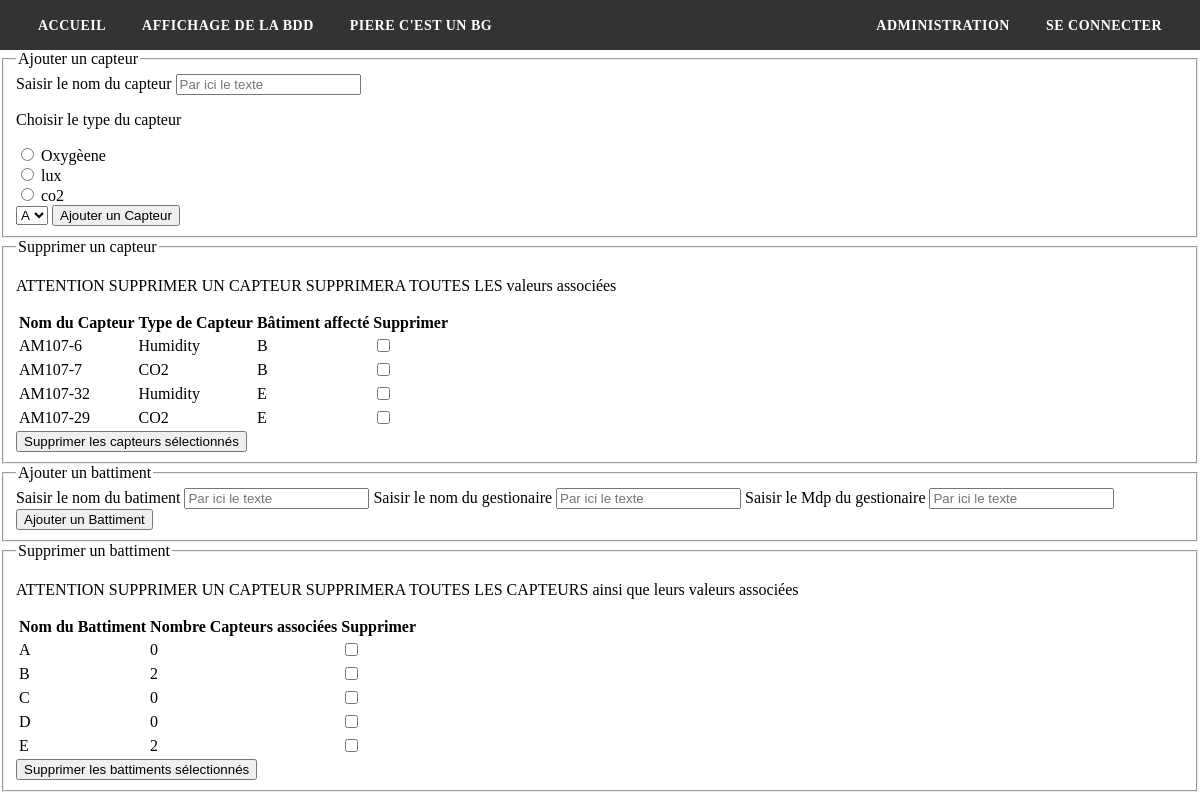
The app's page /admin.php with its own data.
### tables this page shows
CREATE TABLE `capteur` (
  `id_capteur` varchar(16) NOT NULL,
  `nom_capteur` varchar(9) NOT NULL,
  `type_capteur` varchar(20) NOT NULL,
  `Salle` varchar(4) NOT NULL,
  `id_batiment` int(1) NOT NULL
);

CREATE TABLE `batiment` (
  `id_batiment` int(1) NOT NULL,
  `nom_bat` varchar(1) NOT NULL,
  `login_gest` varchar(50) NOT NULL,
  `mdp_gest` varchar(50) NOT NULL
);

### admin.php (the view, shortened to what this page needs)
<!DOCTYPE html>
<html lang="en">
<head>
    <link rel="stylesheet" href="styles/style.css">
</head>
<body>
    <?php require('header.php');?>
    <fieldset>
        <legend>Ajouter un capteur</legend>
    <form method="POST" action="script_admin.php">
        <label for="nom_capteur">Saisir le nom du capteur</label>
        <input type="texte" name="nom_capteur" placeholder="Par ici le texte" required>
        <p>Choisir le type du capteur</p>
        <input type="radio" name="type_capteur" value="oxygene" required>
        <label for="oxygene">Oxygèene</label><br>
        <input type="radio" name="type_capteur" value="lux">
        <label for="lux">lux</label><br>
        <input type="radio" name="type_capteur" value="co2">
        <label for="co2">co2</label><br>
        <select name="nom_bat" required>
        <?php
            require('connexion_bdd.php');
            $requeteBattiment = mysqli_query($connexion, "SELECT nom_bat, id_batiment FROM batiment");
            while ($ligne = mysqli_fetch_assoc($requeteBattiment)) {
                $nomBatiment = $ligne['nom_bat'];
                $idBatiment = $ligne['id_batiment'];
                echo '<option value="' . $idBatiment . '">' . $nomBatiment . '</option>';
            }
        ?>
        </select>
        <input type="submit" name="submit_ajouter_capteur" value="Ajouter un Capteur">
    </form>
    </fieldset>
    <fieldset>
        <legend>Supprimer un capteur</legend>
            <p>ATTENTION SUPPRIMER UN CAPTEUR SUPPRIMERA TOUTES LES valeurs associées</p>
    <form method="POST" action="script_admin.php">
  <table>
    <tr>
      <th>Nom du Capteur</th>
      <th>Type de Capteur</th>
      <th>Bâtiment affecté</th>
      <th>Supprimer</th>
    </tr>
    <?php
    require('connexion_bdd.php');
    $sql = "SELECT capteur.id_capteur, capteur.nom_capteur, capteur.type_capteur, batt.nom_bat
            FROM capteur
            INNER JOIN batiment batt ON capteur.id_batiment = batt.id_batiment";
    $ToutLesCapteurs = mysqli_query($connexion, $sql);
    while ($ligne = mysqli_fetch_assoc($ToutLesCapteurs)) {
        $idCapteur = $ligne['id_capteur'];
        $nomCapteur = $ligne['nom_capteur'];
        $typeCapteur = $ligne['type_capteur'];
        $nomBatiment = $ligne['nom_bat'];
        echo "<tr>";
        echo "<td>" . $nomCapteur . "</td>";
        echo "<td>" . $typeCapteur . "</td>";
        echo "<td>" . $nomBatiment . "</td>";
        echo "<td><input type='checkbox' name='capteurs[]' value='" . $idCapteur . "'></td>";
        echo "</tr>";
    }
?>
  </table>
  <input type="submit" name="submit_supprimer_capteur" value="Supprimer les capteurs sélectionnés">
</form>
</fieldset>
    <fieldset>
        <legend>Ajouter un battiment</legend>
    <form method="POST" action="script_admin.php">
        <label for="nom_bat">Saisir le nom du batiment</label>
        <input type="texte" name="nom_bat" placeholder="Par ici le texte" required>
        <label for="login_gest">Saisir le nom du gestionaire</label>
        <input type="texte" name="login_gest" placeholder="Par ici le texte" required>
        <label for="mdp_gest">Saisir le Mdp du gestionaire</label>
        <input type="password" name="mdp_gest" placeholder="Par ici le texte" required>
        <input type="submit" name="submit_ajouter_battiment" value="Ajouter un Battiment">
    </form>
    </fieldset>
    <fieldset>
        <legend>Supprimer un battiment</legend>
            <p>ATTENTION SUPPRIMER UN CAPTEUR SUPPRIMERA TOUTES LES CAPTEURS ainsi que leurs valeurs associées</p>
    <form method="POST" action="script_admin.php">
  <table>
    <tr>
      <th>Nom du Battiment</th>
      <th>Nombre Capteurs associées</th>
      <th>Supprimer</th>
    </tr>
<?php
    require('connexion_bdd.php');
    $sql = "SELECT batt.nom_bat AS nom_batiment, COUNT(capteur.id_capteur) AS nombre_capteurs, batt.id_batiment
            FROM batiment batt
            LEFT JOIN capteur capteur ON batt.id_batiment = capteur.id_batiment
            GROUP BY batt.id_batiment";
    $ToutLesBattiments = mysqli_query($connexion, $sql);
    while ($ligne = mysqli_fetch_assoc($ToutLesBattiments)) {
        $id_batiment = $ligne['id_batiment'];
        $nomBatiment = $ligne['nom_batiment'];
        $nombreCapteurs = $ligne['nombre_capteurs'];
        echo "<tr>";
        echo "<td>" . $nomBatiment . "</td>";
        echo "<td>" . $nombreCapteurs . "</td>";
        echo "<td><input type='checkbox' name='batiment[]' value='" . $id_batiment . "'></td>";
        echo "</tr>";
    }
?>
    </table>
   <input type="submit" name="submit_supprimer_batt" value="Supprimer les battiments sélectionnés">
</form>
</fieldset>
</body>
</html>

### header.php
<nav>
		<ul>
			<li><a href="index.php">Accueil</a></li>
			<li><a href="affiche_base.php">Affichage de la BDD</a></li>
			<li><a href="#">Piere C'est un BG</a></li>
            <li><a href="admin.php">Administration</a></li>
            <li><a href="#">Se connecter</a></li>
		</ul>
	</nav>

### styles/style.css (style rules this page uses)
body { margin: 0; padding: 0; }
nav { background-color: #333; height: 50px; display: flex; align-items: center; justify-content: space-between; padding: 0 20px; }
nav ul { margin: 0; padding: 0; list-style: none; display: flex; align-items: center; width: 100%; }
nav li { margin : 0px 10px; }
nav li:nth-last-child(2) { margin-left: auto; }
nav a { color: #fff; text-decoration: none; font-size: 18px; font-weight: bold; text-transform: uppercase; letter-spacing: 1px; padding: 5px 10px; transition: all 0.3s ease; }
nav a:last-child { font-size: 14px; letter-spacing: 0.5px; padding: 3px 8px; }

### records on screen
capteur: nom_capteur "AM107-6", type_capteur "Humidity", id_batiment.nom_bat "B"
capteur: nom_capteur "AM107-7", type_capteur "CO2", id_batiment.nom_bat "B"
capteur: nom_capteur "AM107-32", type_capteur "Humidity", id_batiment.nom_bat "E"
capteur: nom_capteur "AM107-29", type_capteur "CO2", id_batiment.nom_bat "E"
batiment: nom_bat "A", nombreCapteurs "0"
batiment: nom_bat "B", nombreCapteurs "2"
batiment: nom_bat "C", nombreCapteurs "0"
batiment: nom_bat "D", nombreCapteurs "0"
batiment: nom_bat "E", nombreCapteurs "2"

### other values on screen
form field nom_bat "A"
